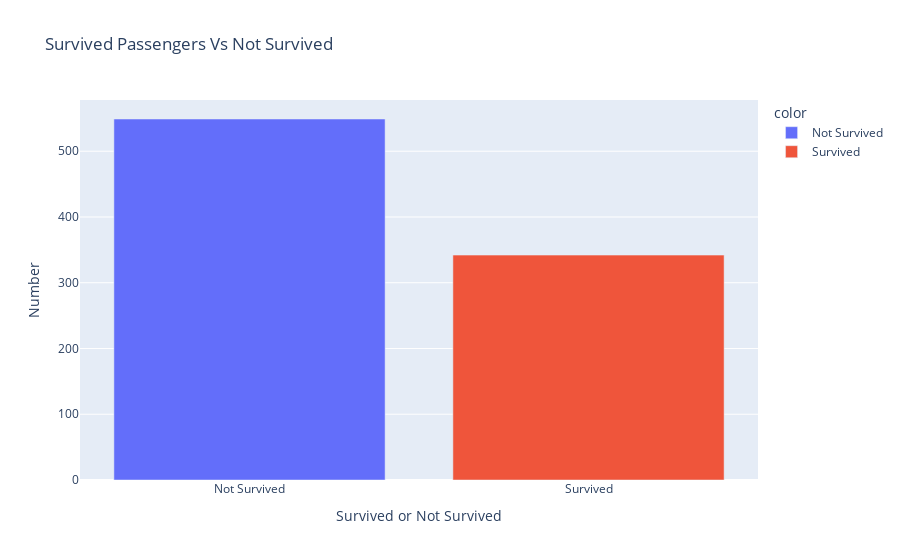

Notebook code cell kept with this figure:
### Code cell
# Plot Bar Survived vs Not Survived

# For the plot,the bar needs a list of labels on the x-axix
# And list of values on y-axix

# This code will return => ['Not Survived','Survived']
bar_labels = survived_all.index.to_list()

# This code will return => [549,342]
bar_data = survived_all.to_list()

plot_title = "Survived Passengers Vs Not Survived"
x_label = "Survived or Not Survived"
y_label = "Number"

fig = px.bar(
    y=bar_data,
    x=bar_labels,
    color=bar_labels,
    labels={
        'x':x_label,
        'y':y_label
    },
    title=plot_title
)

fig.show()

### Figure 1 — Plotly figure (JSON) as saved in the notebook; plotly's stock layout.template omitted (floating-point values rounded to 4 significant figures)
{"data": [{"alignmentgroup": "True", "hovertemplate": "color=Not Survived<br>Survived or Not Survived=%{x}<br>Number=%{y}<extra></extra>", "legendgroup": "Not Survived", "marker": {"color": "#636efa"}, "name": "Not Survived", "offsetgroup": "Not Survived", "orientation": "v", "showlegend": true, "textposition": "auto", "type": "bar", "x": ["Not Survived"], "xaxis": "x", "y": [549], "yaxis": "y"}, {"alignmentgroup": "True", "hovertemplate": "color=Survived<br>Survived or Not Survived=%{x}<br>Number=%{y}<extra></extra>", "legendgroup": "Survived", "marker": {"color": "#EF553B"}, "name": "Survived", "offsetgroup": "Survived", "orientation": "v", "showlegend": true, "textposition": "auto", "type": "bar", "x": ["Survived"], "xaxis": "x", "y": [342], "yaxis": "y"}], "layout": {"barmode": "relative", "legend": {"title": {"text": "color"}, "tracegroupgap": 0}, "title": {"text": "Survived Passengers Vs Not Survived"}, "xaxis": {"anchor": "y", "domain": [0, 1], "title": {"text": "Survived or Not Survived"}}, "yaxis": {"anchor": "x", "domain": [0, 1], "title": {"text": "Number"}}}}
